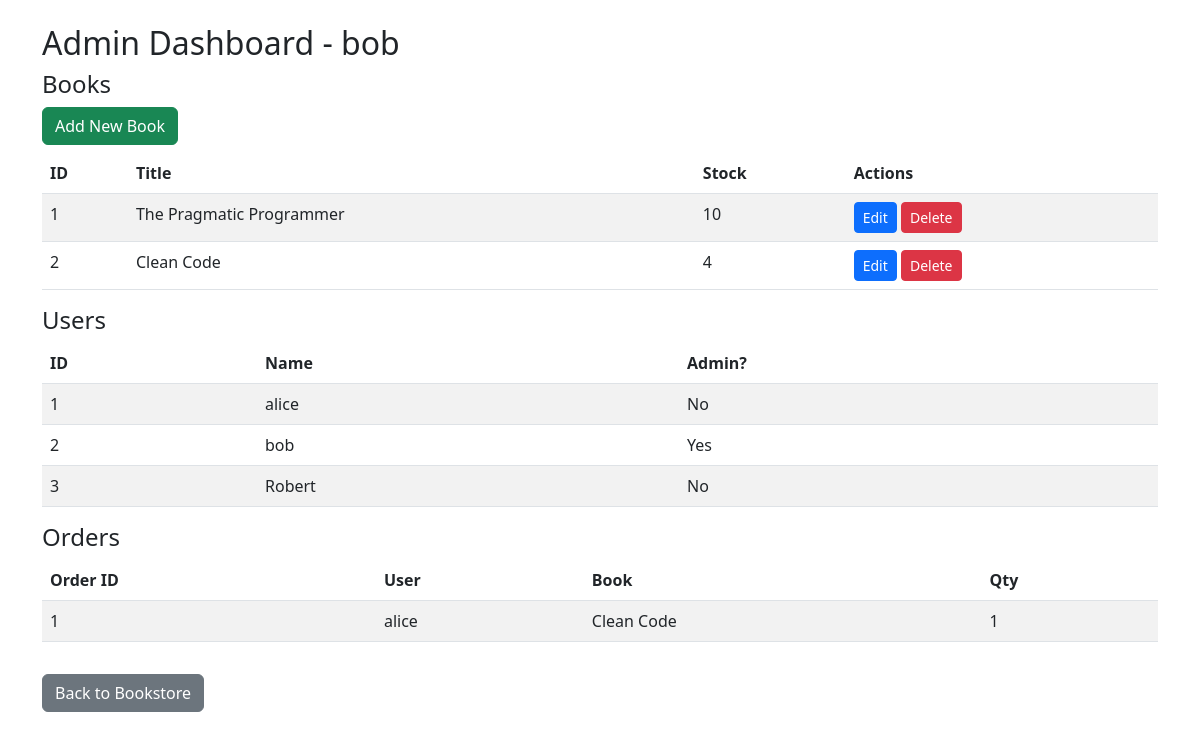
Before: /admin?user_id=2 with the older database file.
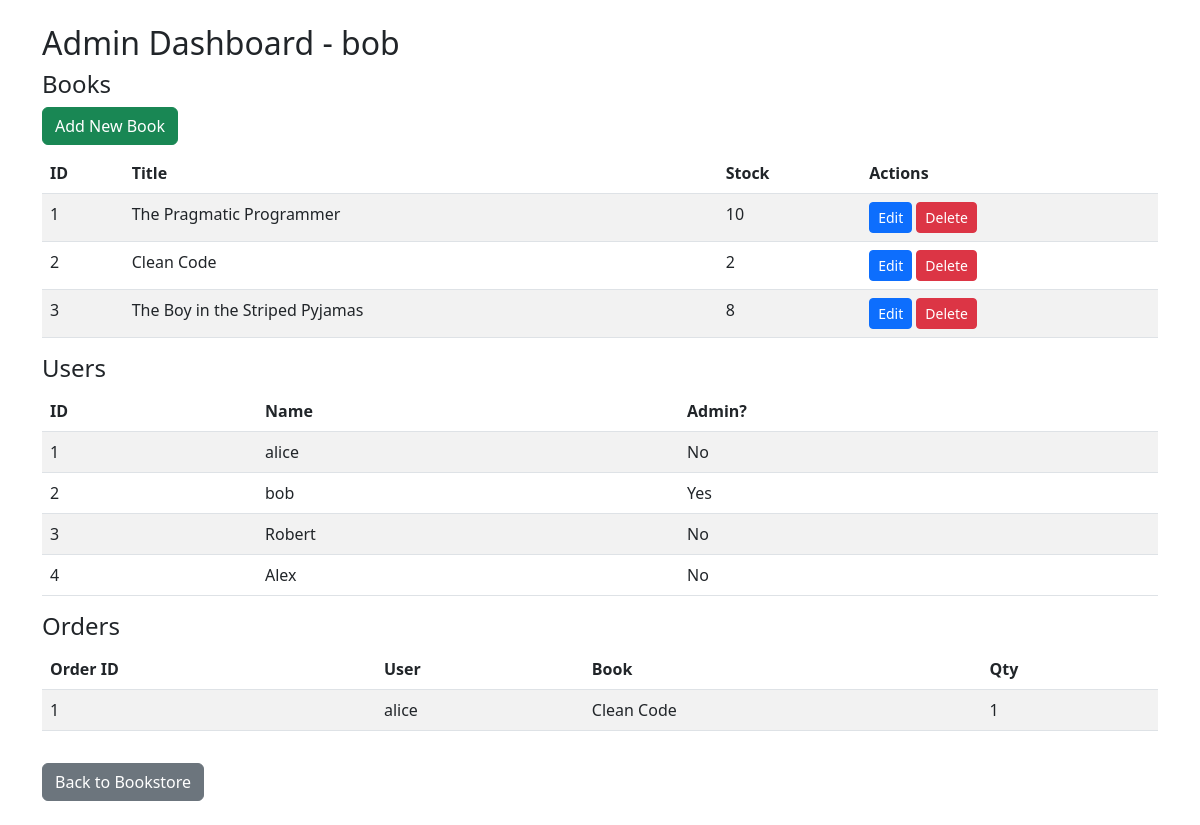
After: the same page with the newer database file.
### tables this page shows
CREATE TABLE users (
    id INTEGER PRIMARY KEY AUTOINCREMENT,
    name TEXT,
    password TEXT,
    is_admin INTEGER
, payment_method TEXT, address TEXT);

CREATE TABLE books (
    id INTEGER PRIMARY KEY AUTOINCREMENT,
    title TEXT,
    author TEXT,
    publisher TEXT,
    price REAL,
    category TEXT,
    isbn TEXT,
    stock INTEGER,
    image_url TEXT
);

CREATE TABLE orders (
    id INTEGER PRIMARY KEY AUTOINCREMENT,
    user_id INTEGER,
    book_id INTEGER,
    quantity INTEGER,
    FOREIGN KEY(user_id) REFERENCES users(id),
    FOREIGN KEY(book_id) REFERENCES books(id)
);

### app.py (the view)
@app.route('/admin')
def admin_dashboard():
    user_id = request.args.get('user_id')
    conn = get_db_connection()
    user = conn.execute('SELECT * FROM users WHERE id = ?', (user_id,)).fetchone()
    if not user or user['is_admin'] != 1:
        conn.close()
        return "Access denied."
    books = conn.execute('SELECT * FROM books').fetchall()
    users = conn.execute('SELECT * FROM users').fetchall()
    orders = conn.execute('''
        SELECT o.id, u.name AS customer, b.title, o.quantity
        FROM orders o
        JOIN users u ON o.user_id = u.id
        JOIN books b ON o.book_id = b.id
        ORDER BY o.id DESC
    ''').fetchall()
    conn.close()
    return render_template('admin.html', user=user, books=books, users=users, orders=orders)

### app.py (called while the page is built)
def get_db_connection():
    conn = sqlite3.connect('books.db')
    conn.row_factory = sqlite3.Row
    return conn

### templates/admin.html
{% extends "layout.html" %}
{% block content %}
  <h2>Admin Dashboard - {{ user['name'] }}</h2>
  <h4>Books</h4>
  <a href="{{ url_for('add_book', user_id=user['id']) }}" class="btn btn-success mb-2">Add New Book</a>
  <table class="table table-striped">
    <thead>
      <tr><th>ID</th><th>Title</th><th>Stock</th><th>Actions</th></tr>
    </thead>
    <tbody>
      {% for book in books %}
        <tr>
          <td>{{ book['id'] }}</td>
          <td>{{ book['title'] }}</td>
          <td>{{ book['stock'] }}</td>
          <td>
            <a href="{{ url_for('edit_book', book_id=book['id'], user_id=user['id']) }}" class="btn btn-sm btn-primary">Edit</a>
            <a href="{{ url_for('delete_book', book_id=book['id'], user_id=user['id']) }}" class="btn btn-sm btn-danger" onclick="return confirm('Are you sure?')">Delete</a>
          </td>
        </tr>
      {% endfor %}
    </tbody>
  </table>
  <h4>Users</h4>
  <table class="table table-striped">
    <thead><tr><th>ID</th><th>Name</th><th>Admin?</th></tr></thead>
    <tbody>
      {% for u in users %}
        <tr><td>{{ u['id'] }}</td><td>{{ u['name'] }}</td><td>{{ 'Yes' if u['is_admin'] else 'No' }}</td></tr>
      {% endfor %}
    </tbody>
  </table>
  <h4>Orders</h4>
  <table class="table table-striped">
    <thead><tr><th>Order ID</th><th>User</th><th>Book</th><th>Qty</th></tr></thead>
    <tbody>
      {% for o in orders %}
        <tr>
          <td>{{ o['id'] }}</td>
          <td>{{ o['customer'] }}</td>
          <td>{{ o['title'] }}</td>
          <td>{{ o['quantity'] }}</td>
        </tr>
      {% endfor %}
    </tbody>
  </table>
  <a href="{{ url_for('book_list', user_id=user['id']) }}" class="btn btn-secondary mt-3">Back to Bookstore</a>
{% endblock %}

### templates/layout.html (shortened to what this page needs)
<!DOCTYPE html>
<html>
<head>
  <link rel="stylesheet" href="https://cdn.jsdelivr.net/npm/bootstrap@5.3.0/dist/css/bootstrap.min.css">
</head>
<body class="p-4">
  <div class="container">
    {% block content %}{% endblock %}
  </div>
</body>
</html>

Changed rows visible on the page:
changed books "Clean Code": stock "4" → "2"
added books: id "3", title "The Boy in the Striped Pyjamas", stock "8"
added users: id "4", name "Alex", is_admin "No"
